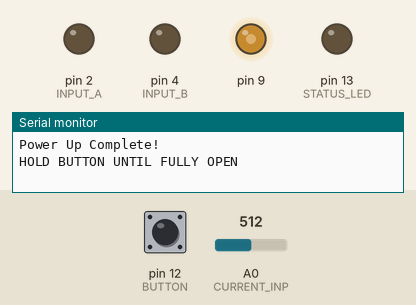
Simulated run of this sketch. Board: Arduino Uno, built with avr-gcc and run on an emulated ATmega328P. Parts: output pins drawn as LEDs (lit = HIGH), the last lines printed to the serial monitor. Inputs (shaded band) come from the test bench; at power-on: pin 12 (BUTTON) HIGH, A0 (CURRENT_INP) = 512.

Above: at 1.2 s.
1.3 s: pin 12 (BUTTON) pulled LOW for 0.15 s
At 2.6 s:
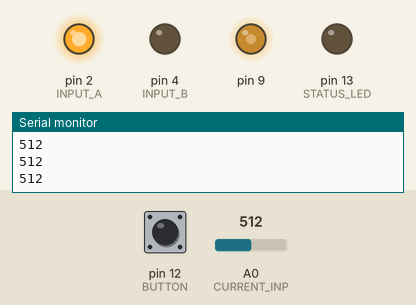
2.9 s: pin 12 (BUTTON) pulled LOW for 1 s
At 5.1 s:
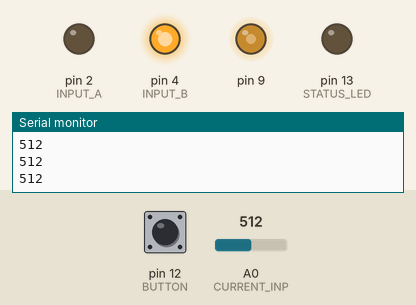
5.4 s: pin 12 (BUTTON) pulsed LOW 2 times (0.12 s each, 0.3 s apart)
At 6.1 s:
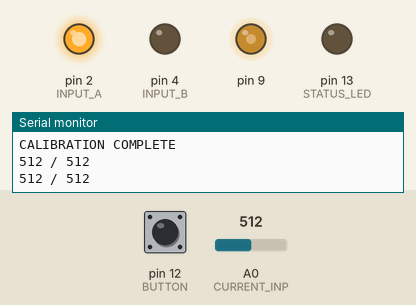
8.5 s: pin 12 (BUTTON) pulled LOW for 3.2 s
At 13.4 s:
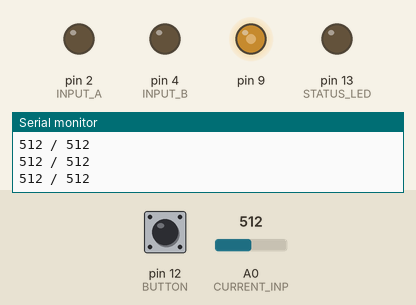
Timing chart, 0 to 14.9 s (numbered marks = the images above; inputs shaded):
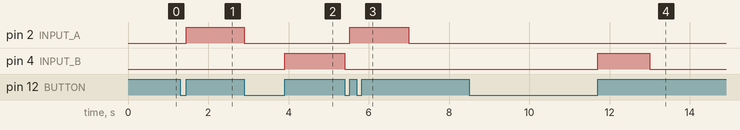

The sketch:

Profiling.ino
```cpp
/*************************************************************************
File Name:   Profiling
Name:        Automatic Window Control Program
Author:      Benjamin Degn
Created:     Jun 15, 2015
Modified:    Aug 05, 2015
Description:
    Controls the basic calibration and operation of the system.
*************************************************************************/

/*************************************************************************
                              GENRAL INCLUDES
*************************************************************************/

#include "PinChangeInt.h"
#include "TimerOne.h"

/*************************************************************************
                             DEFINED CONSTANTS
*************************************************************************/

/*------------------------------------------------------------------------
General Definitions
------------------------------------------------------------------------*/
#define ITERATION   100                 /* Iteration Division           */

/*------------------------------------------------------------------------
Boolean Values
------------------------------------------------------------------------*/
#define FALSE       0                   /* False                        */
#define TRUE        1                   /* True                         */

/*------------------------------------------------------------------------
Arudino Pin Definitions
------------------------------------------------------------------------*/
#define BUTTON      12                  /* Momentary Switch GPIO        */
#define CURRENT_INP A0                  /* Current Sense Analog Input   */
#define INPUT_A     2                   /* Motor Control Input A        */
#define INPUT_B     4                   /* Motor Control Input B        */
#define SPEED_CTRL  9                   /* Speed Control PWM            */
#define STATUS_LED  13                  /* Status LED GPIO              */

/*------------------------------------------------------------------------
Motor Direction
------------------------------------------------------------------------*/
#define BACK        0                   /* Reverse Direction            */
#define FORWARD     1                   /* Forward Direction            */

/*------------------------------------------------------------------------
Flags for state control
------------------------------------------------------------------------*/
#define FLAG_STOP   0x1                 /* Motor Just Stopped Flag      */
#define FLAG_SETUP  0x2                 /* Motor Setup Flag             */
#define FLAG_RUN    0x4                 /* Running Flag                 */
#define FLAG_PWRUP  0x8                 /* Power Up Flag                */
#define FLAG_CHECK  0x10                /* First Direction Checked      */
#define FLAG_GATE   0x20                /* Gate One-Time Operations     */

/*------------------------------------------------------------------------
Tolerance Control
------------------------------------------------------------------------*/
#define MOTOR_RANGE 15                  /* Range of Current Deviation   */

/*************************************************************************
                             GLOBAL VARIABLES
*************************************************************************/

int g_averaged_value;                   /* Averaged Current Value       */
int g_button;                           /* Button Input                 */
int g_current_return;                   /* Current Return Value         */
int g_flags;                            /* Target Flags                 */
int g_i;                                /* Iteration Variable           */
int g_j;                                /* Iteration Variable           */
int g_profiling_array[ 2 ][ 200 ];      /* Profiling Array              */
int g_state;                            /* Motor Direction State        */
int g_time_in_direction[ 2 ];           /* Time Spent Going in Direction*/
int g_time_iteration;                   /* Iteration Time Variable      */

/*************************************************************************
                                  METHODS
*************************************************************************/

/*------------------------------------------------------------------------

    PROCEDURE NAME: clear_flag

    DESCRIPTION: Clears the indicated flag.

------------------------------------------------------------------------*/

void clear_flag
    (
    int            flags                /* Flags to set                 */
    )
{
    g_flags ^= flags;

}  /* clear_flag() */


/*------------------------------------------------------------------------

    PROCEDURE NAME: get_flag

    DESCRIPTION: Returns true if the requested flag is set.

------------------------------------------------------------------------*/

int get_flag
    (
    int            flags                /* Flags to check against       */
    )
{
    return ( ( g_flags & flags ) == flags );

}  /* get_flag() */


/*------------------------------------------------------------------------

    PROCEDURE NAME: set_flag

    DESCRIPTION: Sets the indicated flag.

------------------------------------------------------------------------*/

void set_flag
    (
    int            flags                /* Flags to set                 */
    )
{
    g_flags |= flags;

}  /* set_flag() */


/*------------------------------------------------------------------------

    PROCEDURE NAME: set_motor

    DESCRIPTION: Sets the motor output.

------------------------------------------------------------------------*/

void set_motor
    (
    int            enable,               /* Enable motor                */
    int            motor_direction       /* Set motor direction         */
    )
{
    if( enable ) {
        if( motor_direction == FORWARD ) {
            digitalWrite( INPUT_B, LOW );
            digitalWrite( INPUT_A, HIGH );
        } else {
            digitalWrite( INPUT_B, HIGH );
            digitalWrite( INPUT_A, LOW );
        }
    } else {
        digitalWrite( INPUT_B, LOW );
        digitalWrite( INPUT_A, LOW );
        g_state ^= 1;
    }

}  /* set_motor() */


/*------------------------------------------------------------------------

    PROCEDURE NAME: setup

    DESCRIPTION: Called at start-up before any processor functions are
                 initiated.

------------------------------------------------------------------------*/

void setup
    (
    void
    )
{
    /*--------------------------------------------------------------------
    Open the serial port
    --------------------------------------------------------------------*/
    Serial.begin( 9600 );
    while ( !Serial ) {
    ; // wait for serial port to connect. Needed for Leonardo only
    }

    /*--------------------------------------------------------------------
    Set up the GPIO ports
    --------------------------------------------------------------------*/
    pinMode( INPUT_A, OUTPUT );
    pinMode( INPUT_B, OUTPUT );
    pinMode( STATUS_LED, OUTPUT );
    pinMode( BUTTON, INPUT );

    /*--------------------------------------------------------------------
    Set up Timer
    --------------------------------------------------------------------*/
    Timer1.initialize( 250000 );        /* Quarter-second timer         */
    Timer1.attachInterrupt( timer1_callback );

    /*--------------------------------------------------------------------
    Set up button callback
    --------------------------------------------------------------------*/
    PCintPort::attachInterrupt( BUTTON, button_callback, CHANGE );

    /*--------------------------------------------------------------------
    Set up the PWM
    --------------------------------------------------------------------*/
    Timer1.pwm( SPEED_CTRL, 512 );

    /*--------------------------------------------------------------------
    Set up the global variables
    --------------------------------------------------------------------*/
    g_averaged_value = 0;
    g_flags          = FLAG_PWRUP;
    g_i              = 0;
    g_j              = 0;
    g_state          = FORWARD;
    g_time_iteration = 0;

    Serial.println( "Power Up Complete!" );
    Serial.println( "HOLD BUTTON UNTIL FULLY OPEN" );

}  /* setup() */


/*------------------------------------------------------------------------

    PROCEDURE NAME: button_callback

    DESCRIPTION: Callback for the Button interrupt.

------------------------------------------------------------------------*/

void button_callback
    (
    void
    )
{
    /*--------------------------------------------------------------------
    Debounce the pin; return if pin reads high
    --------------------------------------------------------------------*/
    g_button = digitalRead( BUTTON );
    delay( 2 );
    if( g_button != digitalRead( BUTTON ) ) return;

    if( get_flag( FLAG_PWRUP ) ) {
        /*----------------------------------------------------------------
        Wait for button to record motor time
        ----------------------------------------------------------------*/
        if( g_button == HIGH ) {
            if( !get_flag( FLAG_GATE ) ) {
                /*--------------------------------------------------------
                Set motor to correct direction
                --------------------------------------------------------*/
                set_motor( TRUE, g_state );

                /*--------------------------------------------------------
                Setup flags
                --------------------------------------------------------*/
                set_flag( FLAG_STOP );
                set_flag( FLAG_SETUP );
                set_flag( FLAG_GATE );
            }

        /*----------------------------------------------------------------
        Change direction when motor stops
        ----------------------------------------------------------------*/
        } else if( get_flag( FLAG_STOP ) ) {
            /*------------------------------------------------------------
            Stop the motor and print the elapsed time
            ------------------------------------------------------------*/
            Serial.print( "Took " );
            Serial.print( (float)( g_time_in_direction[ g_state ] / 4 ) );
            Serial.print( " seconds to move window.\n\r" );
            set_motor( FALSE, g_state );

            /*------------------------------------------------------------
            Reset time iteration
            ------------------------------------------------------------*/
            g_time_iteration = 0;

            /*------------------------------------------------------------
            If only first direction has run, switch directions
            ------------------------------------------------------------*/
            if( !get_flag( FLAG_CHECK ) ) {
                set_flag( FLAG_CHECK );
                clear_flag( FLAG_STOP );
                clear_flag( FLAG_GATE );
                clear_flag( FLAG_SETUP );
                Serial.println( "HOLD BUTTON UNTIL FULLY CLOSED" );

            /*------------------------------------------------------------
            If both directions have run, quit powerup sequence
            ------------------------------------------------------------*/
            } else {
                clear_flag( FLAG_CHECK );
                clear_flag( FLAG_PWRUP );
                clear_flag( FLAG_GATE );
                clear_flag( FLAG_STOP );
                clear_flag( FLAG_SETUP );
                set_flag( FLAG_RUN );
                Serial.println( "CALIBRATION COMPLETE" );
            }
        }
    }

    if( get_flag( FLAG_RUN ) ) {
        /*----------------------------------------------------------------
        Wait for button to activate motor
        ----------------------------------------------------------------*/
        if( g_button == HIGH ) {
            if( !get_flag( FLAG_GATE ) ) {
                /*--------------------------------------------------------
                Set motor to correct direction
                --------------------------------------------------------*/
                set_motor( TRUE, g_state );

                /*--------------------------------------------------------
                Setup flags
                --------------------------------------------------------*/
                set_flag( FLAG_GATE );
            }
        }
    }

}  /* button_callback() */

/*------------------------------------------------------------------------

    PROCEDURE NAME: timer1_callback

    DESCRIPTION: Callback for the Timer 1 interrupt.

------------------------------------------------------------------------*/

void timer1_callback
    (
    void
    )
{
    if( get_flag( FLAG_SETUP ) ) {
        /*----------------------------------------------------------------
        Average the value over the number of samples
        ----------------------------------------------------------------*/
        g_averaged_value /= g_i;

        /*----------------------------------------------------------------
        Add the value to the array of values
        ----------------------------------------------------------------*/
        g_profiling_array[ g_state ][ g_time_iteration++ ] = g_averaged_value;

        /*----------------------------------------------------------------
        Print current value for debug
        ----------------------------------------------------------------*/
        Serial.println( g_averaged_value );

        /*----------------------------------------------------------------
        Reset iteration variables
        ----------------------------------------------------------------*/
        g_averaged_value = 0;
        g_i              = 0;

        /*----------------------------------------------------------------
        Increment time values
        ----------------------------------------------------------------*/
        g_time_in_direction[ g_state ]++;
    }

    /*--------------------------------------------------------------------
    Stop motor when running and time has elapsed
    --------------------------------------------------------------------*/
    if( get_flag( FLAG_RUN ) && get_flag( FLAG_GATE ) ) {
        /*----------------------------------------------------------------
        Average the value over the number of samples
        ----------------------------------------------------------------*/
        g_averaged_value /= g_i;

        /*----------------------------------------------------------------
        Print current value for debug
        ----------------------------------------------------------------*/
        Serial.print( g_averaged_value );
        Serial.print( " / " );
        Serial.print( g_profiling_array[ g_state ][ g_time_iteration ] );

        /*----------------------------------------------------------------
        Check against currently profiled values
        ----------------------------------------------------------------*/
        if( ( ( g_profiling_array[ g_state ][ g_time_iteration ] + MOTOR_RANGE ) < g_averaged_value )
         || ( ( g_profiling_array[ g_state ][ g_time_iteration ] - MOTOR_RANGE ) > g_averaged_value ) ) {
            Serial.println( " -- CURRENT ISSUE DETECTED!" );
        } else {
            Serial.println( "" );
        }

        /*----------------------------------------------------------------
        Reset iteration variables
        ----------------------------------------------------------------*/
        g_averaged_value = 0;
        g_i              = 0;

        /*----------------------------------------------------------------
        Stop if time has elapsed
        ----------------------------------------------------------------*/
        if( ++g_time_iteration == g_time_in_direction[ g_state ] ) {
            set_flag( FLAG_STOP );
        }
    }

}  /* timer1_callback() */

/*------------------------------------------------------------------------

    PROCEDURE NAME: loop

    DESCRIPTION: Called in an infinite loop after the setup() function.

------------------------------------------------------------------------*/

void loop
    (
    void
    )
{
    if( get_flag( FLAG_SETUP ) || ( get_flag( FLAG_RUN ) && get_flag( FLAG_GATE ) ) ) {
        /*----------------------------------------------------------------
        Get current if in a setup or running state
        ----------------------------------------------------------------*/
        g_current_return = analogRead( CURRENT_INP );

        /*----------------------------------------------------------------
        Increment the iteration divisor and increment the current return
        until the timer ISR prints it out to reset it.
        ----------------------------------------------------------------*/
        if( ++g_j > ITERATION ) {
            g_averaged_value += g_current_return;
            g_i++;
            g_j = 0;
        }
    }

    if( get_flag( FLAG_RUN ) ) {
        /*----------------------------------------------------------------
        Stop the motor when it has run for the correct time
        ----------------------------------------------------------------*/
        if( get_flag( FLAG_STOP ) ) {
            /*------------------------------------------------------------
            Stop the motor and clear the flags
            ------------------------------------------------------------*/
            set_motor( FALSE, g_state );
            g_time_iteration = 0;
            clear_flag( FLAG_GATE );
            clear_flag( FLAG_STOP );
        }
    }

}  /* loop() */
```

Measured:
- after the input at 1.3 s, pin 2 (INPUT_A): LOW → HIGH after 0.15 s
- after the input at 2.9 s, pin 2 (INPUT_A): HIGH → LOW at once; pin 4 (INPUT_B): LOW → HIGH after 1.0 s
- after the input at 5.4 s, pin 2 (INPUT_A): LOW → HIGH after 0.12 s, → LOW 1.5 s later; pin 4 (INPUT_B): HIGH → LOW at once
- after the input at 8.5 s, pin 4 (INPUT_B): LOW → HIGH after 3.2 s, → LOW 1.3 s later
